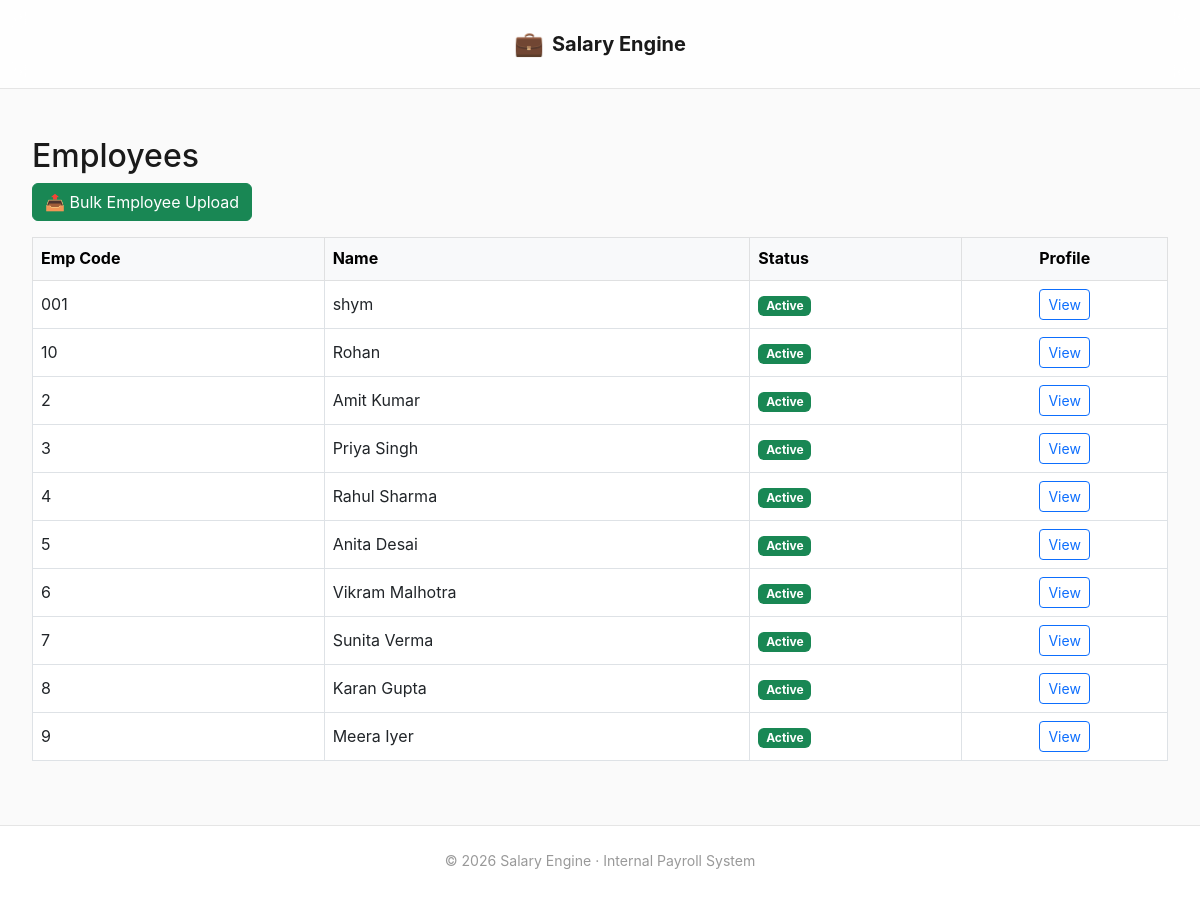
The page /employees/ on the database as committed earlier.
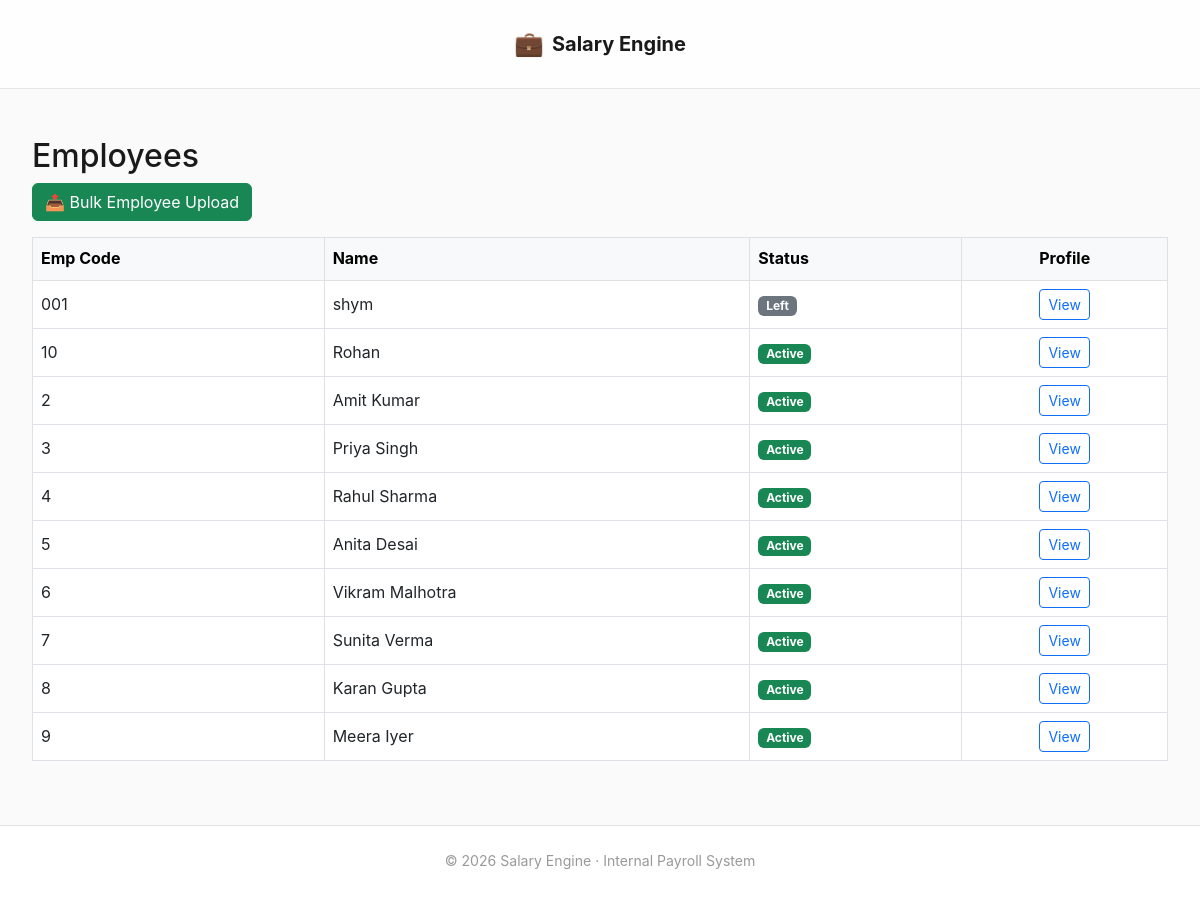
The same page on the database as committed later.
### employees/models.py (models this page shows, shortened)
class Employee(models.Model):
    company = models.ForeignKey(
        Company,
        on_delete=models.PROTECT,
        related_name="employees"
    )
    emp_code = models.CharField(max_length=50)
    name = models.CharField(max_length=200)
    father_name = models.CharField(max_length=200, blank=True)
    uan_number = models.CharField(max_length=20, unique=True, null=True, blank=True)
    esic_number = models.CharField(max_length=20, unique=True, null=True, blank=True)
    document_number = models.CharField(max_length=50, unique=True, null=True, blank=True)
    default_salary = models.DecimalField(max_digits=10, decimal_places=2, null=True, blank=True)
    joining_date = models.DateField()
    exit_date = models.DateField(null=True, blank=True)
    created_at = models.DateTimeField(auto_now_add=True)
    approved_by = models.ForeignKey(User, null=True, blank=True, on_delete=models.SET_NULL,
                                    related_name="approved_employees")
    class Meta:
        unique_together = ("company", "emp_code")
        ordering = ["emp_code"]

### employees/views.py (the view)
# urls.py: path("", employee_list, name="employee_list"),
def employee_list(request):
    employees = Employee.objects.order_by("emp_code")
    return render(
        request,
        "employees/employee_list.html",
        {"employees": employees}
    )

### dashboard/context_processors.py (called while the page is built, shortened)
def approval_badges(request):
    if not request.user.is_authenticated or not request.user.is_staff:
        return {}

### templates/employees/employee_list.html (shortened to what this page needs)
{% extends "base.html" %}
{% block content %}
<h2>Employees</h2>
<div class="mb-3 d-flex gap-2">
    {% if not request.user.is_staff %}
        <a class="btn btn-success"
           href="{% url 'employees:upload_employee_drafts' %}">
            📤 Bulk Employee Upload
        </a>
    {% endif %}
</div>
<div class="table-responsive">
<table class="table table-bordered table-hover align-middle">
    <thead class="table-light">
        <tr>
            <th>Emp Code</th>
            <th>Name</th>
            <th>Status</th>
            <th class="text-center">Profile</th>
        </tr>
    </thead>
    <tbody>
        {% for e in employees %}
        <tr>
            <td>{{ e.emp_code }}</td>
            <td>{{ e.name }}</td>
            <td>
                {% if e.exit_date %}
                    <span class="badge bg-secondary">Left</span>
                {% else %}
                    <span class="badge bg-success">Active</span>
                {% endif %}
            </td>
            <td class="text-center">
                <a href="{% url 'employees:employee_profile' e.id %}"
                   class="btn btn-sm btn-outline-primary">
                    View
                </a>
            </td>
        </tr>
        {% empty %}
        <tr>
            <td colspan="4" class="text-center text-muted">
                No employees found
            </td>
        </tr>
        {% endfor %}
    </tbody>
</table>
</div>
{% endblock %}

Rows that differ between the two databases and show on the page:
changed Employee "shym": exit_date "Active" → "Left"
